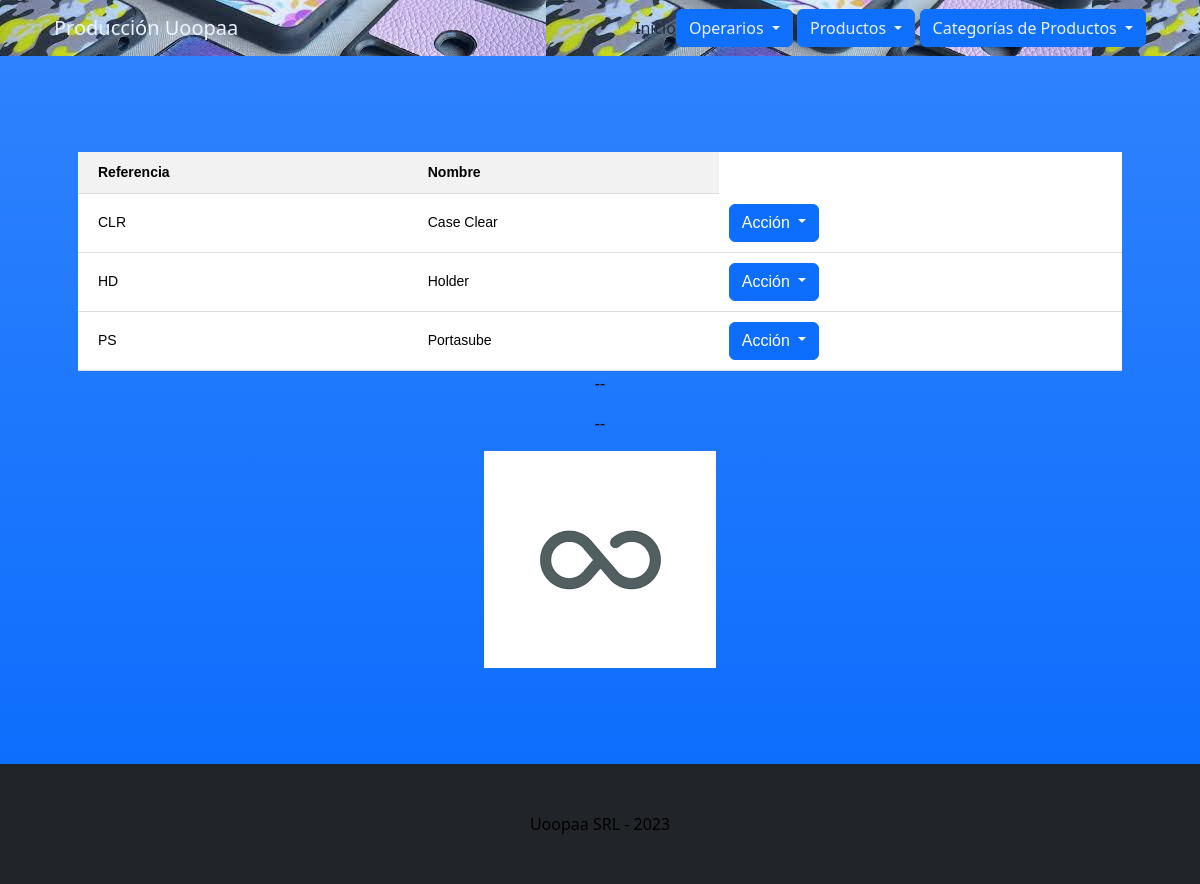
The app's page /listaCategorias, older data.
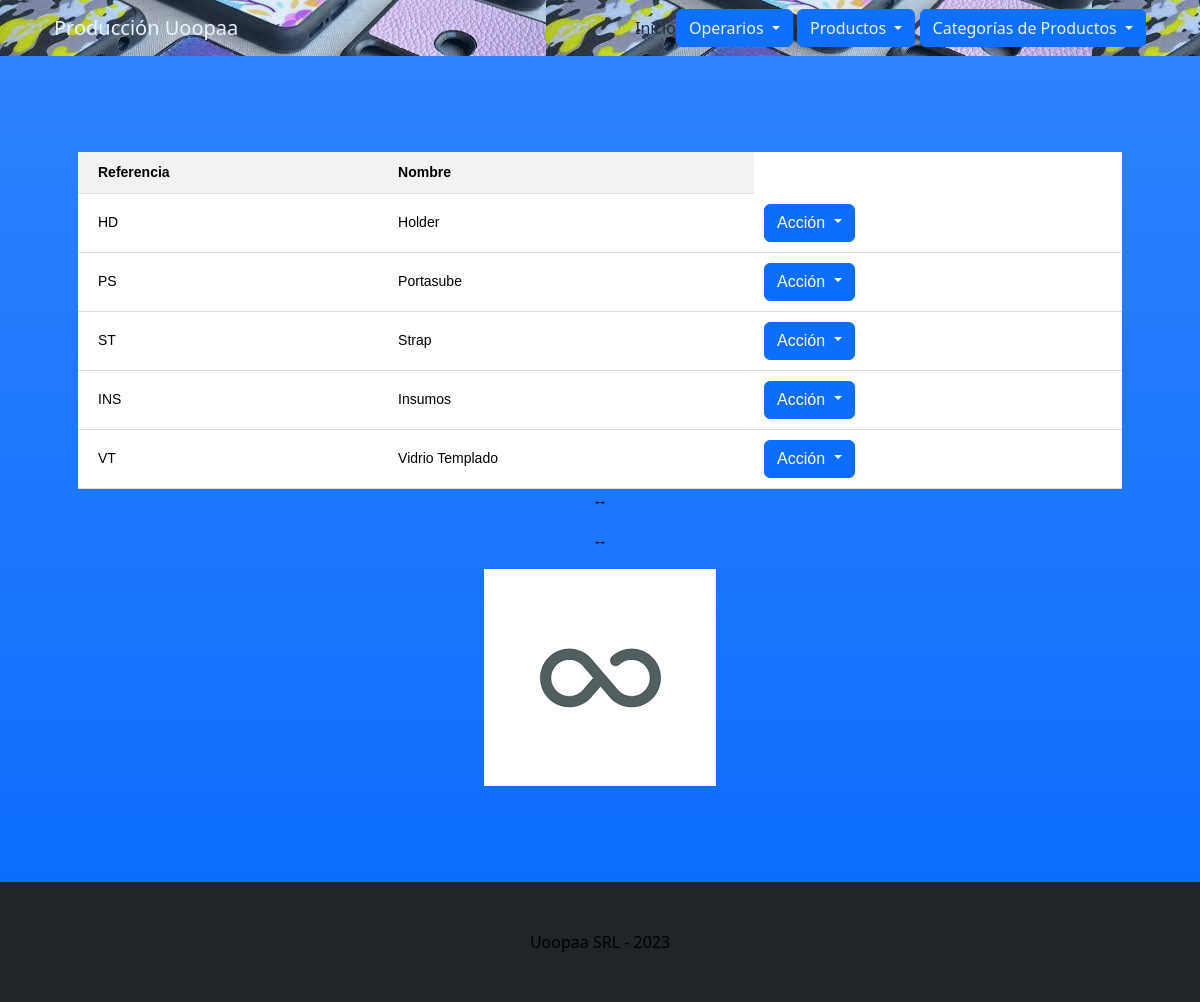
The same page, newer data.
### Operarios/models.py (models this page shows, shortened)
class CategoriasDeProductos(models.Model):
    referencia_categorias = models.CharField(max_length=40)
    nombre = models.CharField(max_length=40)

### Operarios/views.py (the view)
# urls.py: path('listaCategorias', listaCategorias, name="listaCategorias"),
def listaCategorias(request):
    categorias = CategoriasDeProductos.objects.all()  # Obtener todos los productos de la base de datos
    return render(request, "Operarios/listaCategorias.html", {"categorias": categorias})

### Operarios/templates/Operarios/listaCategorias.html (shortened to what this page needs)
{% extends "Operarios/base.html" %}
{% load static %}
{% block styles %}
{% block main %}
    <div class="container px-4 text-center">
        <table class="my-table">
            <tr>
                <th>Referencia</th>
                <th>Nombre</th>
            </tr>
            {% for categoria in categorias %}
            <tr>
                <td>{{ categoria.referencia_categorias }}</td>
                <td>{{ categoria.nombre }}</td>
                <td>
                    <button class="btn btn-primary dropdown-toggle" type="button" id="accionesDropdown" data-bs-toggle="dropdown" aria-expanded="false">
                        Acción
                    </button>
              </td>
            </tr>
            {% endfor %}
        </table>
    </div>
{% endblock main %}
{% endblock styles %}

Row changes from the older to the newer data that the page shows:
removed CategoriasDeProductos: referencia_categorias "CLR", nombre "Case Clear"
added CategoriasDeProductos: referencia_categorias "ST", nombre "Strap"
added CategoriasDeProductos: referencia_categorias "INS", nombre "Insumos"
added CategoriasDeProductos: referencia_categorias "VT", nombre "Vidrio Templado"
